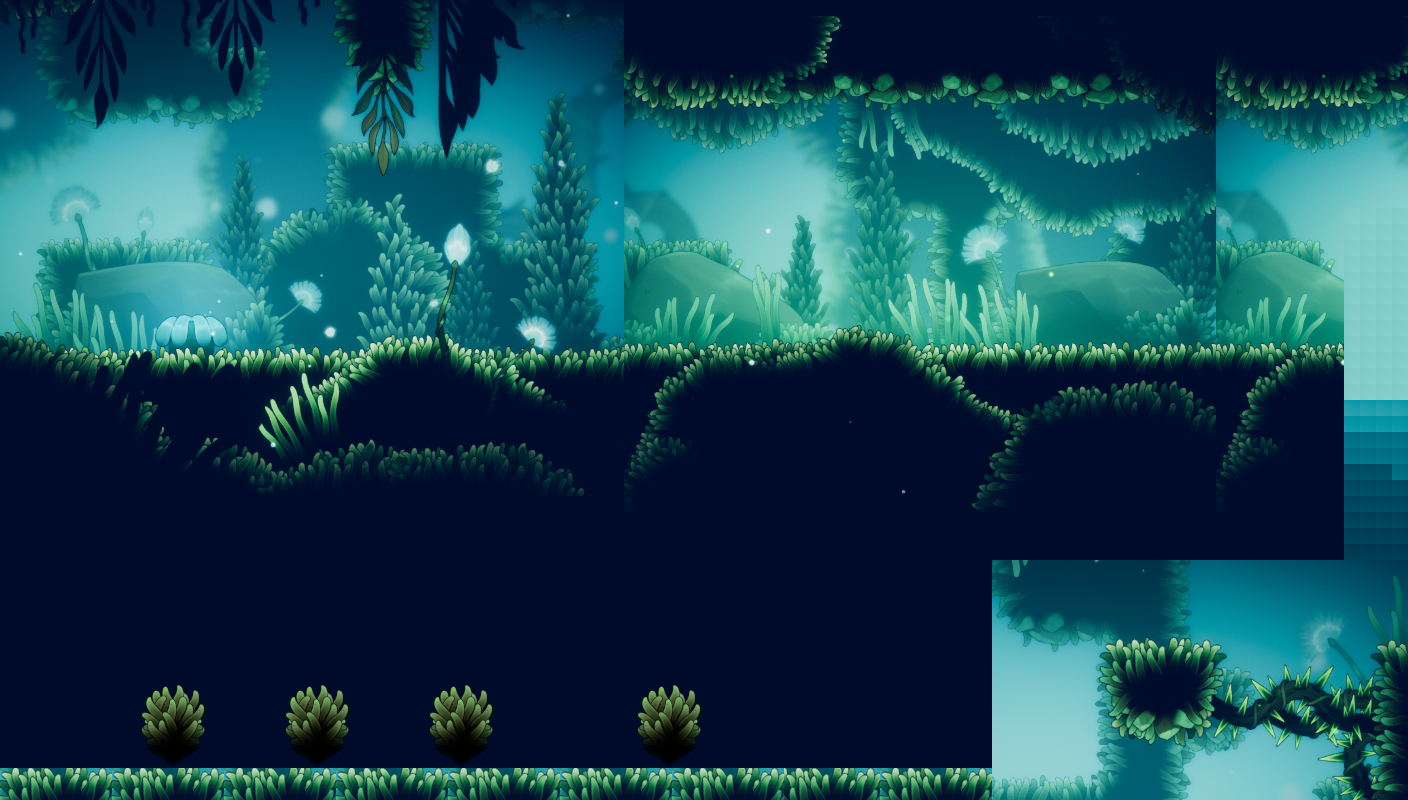

Rendered tile map (Tiled .tmx) drawn with the repository's tilesets; below, a short description and the map source with its tile grids summarised:
An orthogonal 88x50 tile map with 16x16 px tiles, 2 tile layers (background, entrance), 8 tilesets and 13 objects.

<map version="1.8" tiledversion="1.8.2" orientation="orthogonal" renderorder="right-down" width="88" height="50" tilewidth="16" tileheight="16" infinite="0" nextlayerid="8" nextobjectid="20">
 <tileset firstgid="1" name="mossy_full" tilewidth="16" tileheight="16" tilecount="1209" columns="39">
  <image source="../images/mossy_full.jpg" width="630" height="500" />
 </tileset>
 <tileset firstgid="1210" name="mossy_2" tilewidth="16" tileheight="16" tilecount="1209" columns="39">
  <image source="../images/mossy_2.jpg" width="630" height="500" />
 </tileset>
 <tileset firstgid="2419" name="mossy_3" tilewidth="16" tileheight="16" tilecount="1209" columns="39">
  <image source="../images/mossy_3.jpg" width="630" height="500" />
 </tileset>
 <tileset firstgid="3628" name="Mossy - FloatingPlatforms" tilewidth="16" tileheight="16" tilecount="1024" columns="32">
  <image source="../images/Mossy - FloatingPlatforms.png" width="512" height="512" />
 </tileset>
 <tileset firstgid="4652" name="BlueFlower_00000" tilewidth="16" tileheight="16" tilecount="144" columns="12" objectalignment="topleft">
  <image source="../images/BlueFlower_00000.png" width="192" height="192" />
 </tileset>
 <tileset firstgid="4796" name="friend" tilewidth="16" tileheight="16" tilecount="1" columns="1">
  <image source="../images/friend.png" width="17" height="23" />
 </tileset>
 <tileset firstgid="4797" name="Amelia_idle_16x16" tilewidth="16" tileheight="16" tilecount="8" columns="4">
  <image source="../images/Amelia_idle_16x16.png" width="64" height="32" />
 </tileset>
 <tileset firstgid="4805" name="cheesecake" tilewidth="32" tileheight="32" tilecount="1" columns="1">
  <image source="../images/cheesecake.png" width="32" height="32" />
 </tileset>
 <layer id="2" name="background" width="88" height="50">
  <data>[4400 cells, 4400 non-empty, 1 distinct tile ids]</data>
 </layer>
 <layer id="1" name="entrance" width="88" height="50">
  <data>[4400 cells, 3413 non-empty, 2776 distinct tile ids]</data>
 </layer>
 <objectgroup id="5" name="Friends">
  <object id="6" gid="4804" x="609" y="335" width="16" height="16" />
  <object id="7" gid="4804" x="1077" y="258" width="16" height="16" />
 </objectgroup>
 <objectgroup id="6" name="BakedGoods">
  <object id="8" gid="4805" x="546" y="733" width="32" height="32" />
  <object id="9" gid="4805" x="754" y="178" width="32" height="32" />
 </objectgroup>
 <objectgroup id="7" name="Obstacles">
  <object id="11" x="10" y="340" width="1328" height="176" />
  <object id="12" x="-8" y="766" width="994" height="30" />
  <object id="13" x="1104" y="648" width="114" height="86" />
  <object id="14" x="1228" y="678" width="150" height="64" />
  <object id="15" x="1382" y="644" width="32" height="172" />
  <object id="16" x="632" y="-2" width="786" height="100" />
  <object id="17" x="348" y="-2" width="168" height="160" />
  <object id="18" x="74" y="-4" width="46" height="130" />
  <object id="19" x="202" y="0" width="68" height="82" />
 </objectgroup>
</map>
